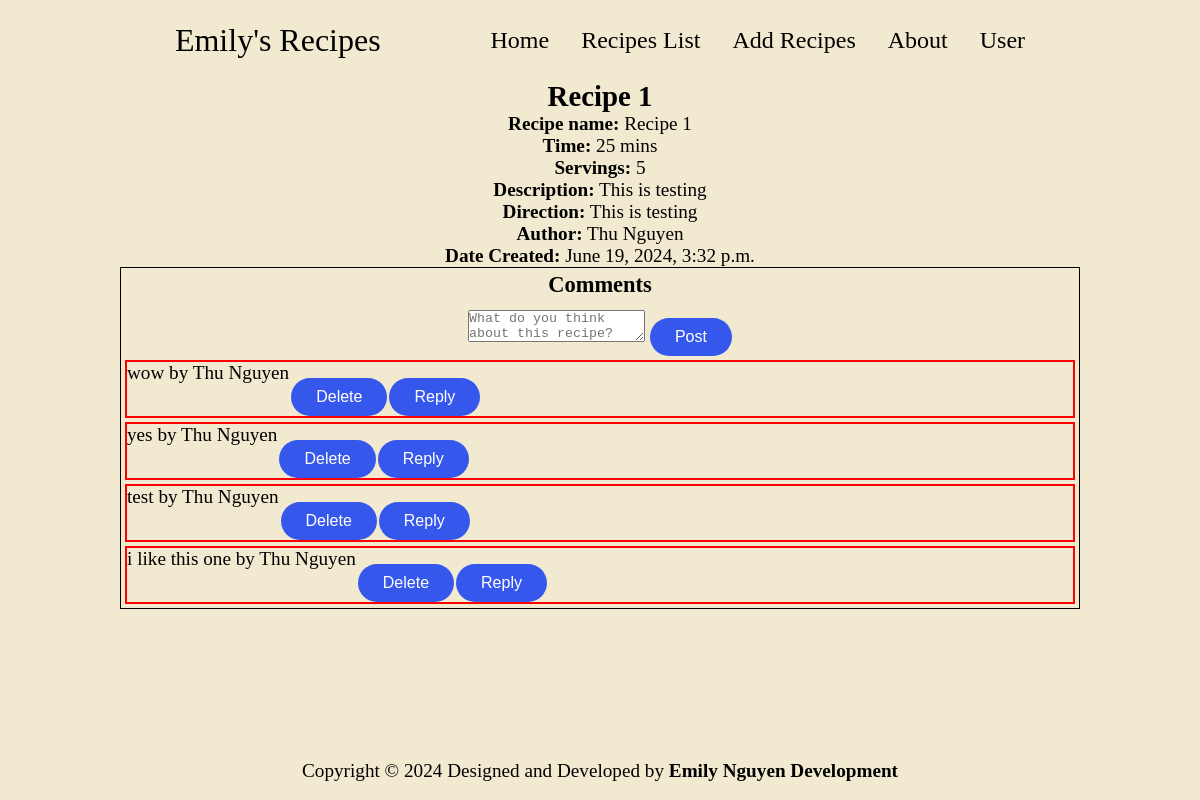
Page /recipes/1 (signed in) on the earlier database version.
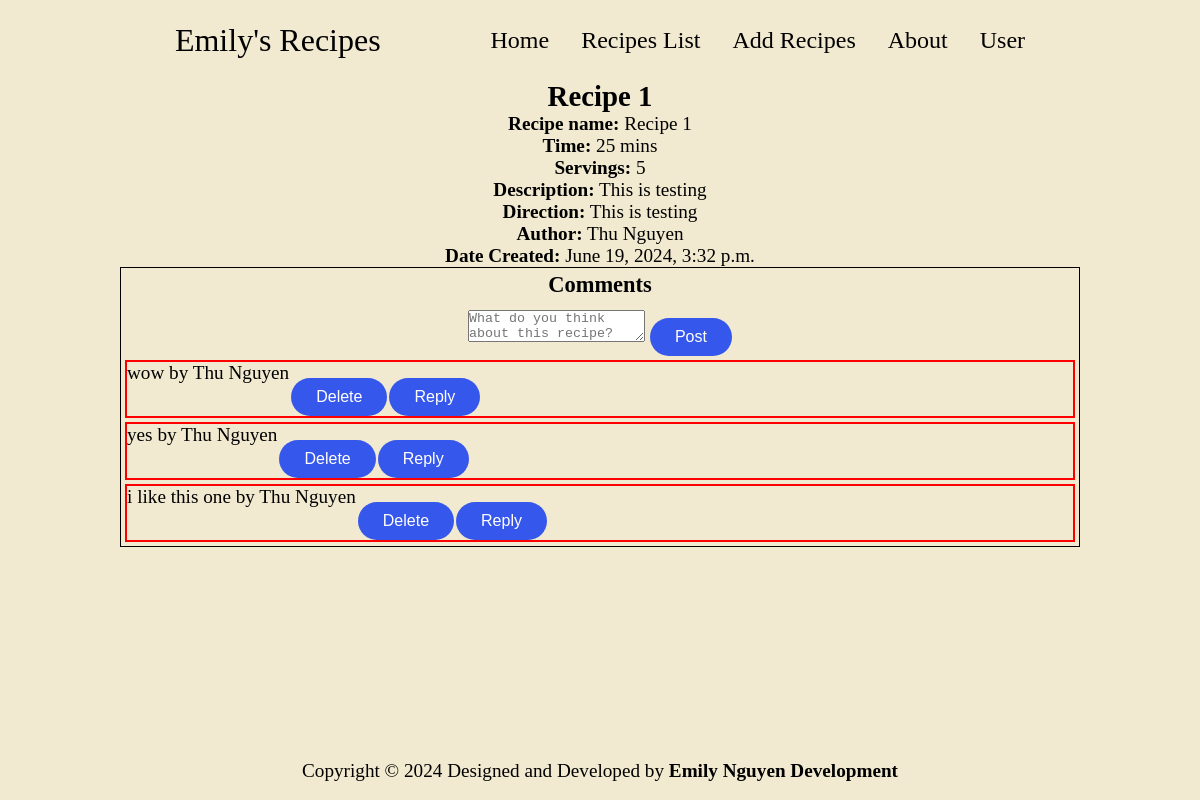
Same page on the later database version.
### recipes/models.py (models this page shows, shortened)
class Comment(models.Model):
    parent_id = models.ForeignKey('self', on_delete=models.CASCADE, related_name="replies", null=True, blank=True)
    author = models.ForeignKey(CustomUser, on_delete=models.CASCADE, related_name="comments", null=True)
    recipe = models.ForeignKey(Recipe, on_delete=models.CASCADE, related_name="comments")
    content = models.TextField()
    date_created = models.DateTimeField(auto_now_add=True)
    date_updated = models.DateTimeField(auto_now=True)

### users/models.py (models this page shows, shortened)
class CustomUser(AbstractBaseUser, PermissionsMixin):
    first = models.CharField(max_length=64, default="")
    last = models.CharField(max_length=64,  default="")
    username = models.CharField(max_length=64, default="", unique=True)
    email = models.EmailField(default="", unique=True)
    is_superuser = models.BooleanField(default=False)
    is_staff = models.BooleanField(default=False)
    date_created = models.DateTimeField(auto_now_add=True)
    last_login = models.DateTimeField(blank=True, null=True)
    objects = CustomUserManager()
    USERNAME_FIELD = "username"
    EMAIL_FIELD = "email"
    REQUIRED_FIELDS = ["email"]
    class Meta:
        verbose_name = 'User'
        verbose_name_plural = 'Users'
    def get_full_name(self):
        return f'{self.first} {self.last}'

### recipes/views.py (the view)
# urls.py: path('<int:recipe_id>', views.singleRecipe, name='recipe'),
def singleRecipe(request, recipe_id):
    recipe = Recipe.objects.get(pk=recipe_id)
    comments = Comment.objects.filter(recipe=recipe)
    return render(request, 'recipes/recipe.html',{
        'recipe': recipe,
        'comments': comments,
        'recipe_id': recipe_id,
    })

### recipes/templates/recipes/recipe.html (shortened to what this page needs)
{% extends "recipes/layout.html" %} {% load static %} {% block body %}
<section class="recipe">
  <h1>Recipe {{recipe.id}}</h1>
  <ul>
    <li><strong>Recipe name:</strong> {{recipe.name}}</li>
    <li><strong>Time:</strong> {{recipe.time}} mins</li>
    <li><strong>Servings:</strong> {{recipe.servings}}</li>
    <li><strong>Description:</strong> {{recipe.description}}</li>
    <li><strong>Direction:</strong> {{recipe.direction}}</li>
    <li><strong>Author:</strong> {{recipe.author.get_full_name}}</li>
    <li><strong>Date Created:</strong> {{recipe.date_created}}</li>
  </ul>
</section>
<section class="comments-container">
    <h3>Comments</h3>
  {% if user.is_authenticated %}
  <form action="{% url "recipes:addCmt" recipe_id=recipe.id %}" method="POST">
    <textarea name="new-comment" placeholder="What do you think about this recipe?" required></textarea>
    <input class="btn" type="submit" value="Post">
  </form>
  {% for comment in comments %}
  <div class="comment-card">
    <p>{{comment.content}} by {{comment.author.get_full_name}}</p>
    <form action="{% url 'recipes:delCmt' comment_id=comment.id recipe_id=recipe.id %}" method="POST">
      <button class="btn" onclick="return confirm('Are you sure you want to delete this comment?');">Delete</button>
    </form>
    <button class="btn" type="submit" >Reply</button>
  </div>
  {% endfor %}
  {% else %}
  <div>Please <a class="login-text" href="/users">log in</a> to view and write some comments on this recipe.</div>
  {% endif %}
</section>
{% endblock %}

Differences in the rows shown:
removed Comment: content "test", author.get_full_name "Thu Nguyen"
